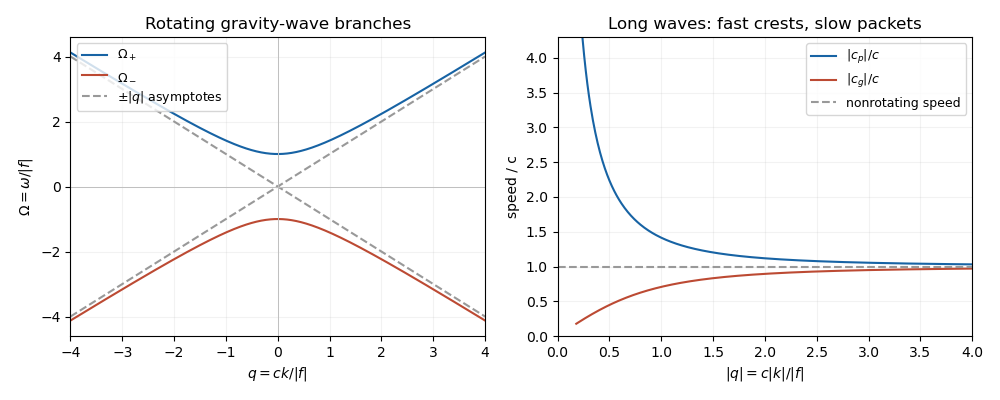

Source code (Python):
"""Original exam-solution figure; output same-basename opaque PNG in CWD.
Tested with Python 3.14.4, matplotlib 3.10.7, numpy 2.3.5.
"""
from pathlib import Path
import numpy as np
import matplotlib
matplotlib.use('Agg')
import matplotlib.pyplot as plt
q = np.linspace(-4, 4, 801)
r = np.sqrt(1 + q*q)
fig, axs = plt.subplots(1, 2, figsize=(10, 4), dpi=100, facecolor='white')
ax=axs[0]
ax.plot(q, r, color='#1763a4', label=r'$\Omega_+$')
ax.plot(q, -r, color='#bc4a33', label=r'$\Omega_-$')
ax.plot(q, np.abs(q), '--', color='0.6', label=r'$\pm|q|$ asymptotes')
ax.plot(q, -np.abs(q), '--', color='0.6')
ax.axhline(0,color='0.75',lw=.7);ax.axvline(0,color='0.75',lw=.7)
ax.set(xlabel=r'$q=ck/|f|$',ylabel=r'$\Omega=\omega/|f|$',title='Rotating gravity-wave branches',xlim=(-4,4),ylim=(-4.6,4.6))
ax.legend(loc='upper left',fontsize=9)
q = np.linspace(.18, 4, 501)
ax=axs[1]
ax.plot(q, np.sqrt(1+1/q**2), color='#1763a4',label=r'$|c_p|/c$')
ax.plot(q, q/np.sqrt(1+q**2), color='#bc4a33',label=r'$|c_g|/c$')
ax.axhline(1,color='0.6',ls='--',label='nonrotating speed')
ax.set(xlabel=r'$|q|=c|k|/|f|$',ylabel='speed / c',title='Long waves: fast crests, slow packets',xlim=(0,4),ylim=(0,4.3))
ax.legend(fontsize=9)
for ax in axs:ax.grid(alpha=.16);ax.set_facecolor('white')
fig.tight_layout(pad=1.2)
fig.savefig(Path.cwd()/(Path(__file__).stem+'.png'),dpi=100,facecolor='white',transparent=False)
plt.close(fig)
